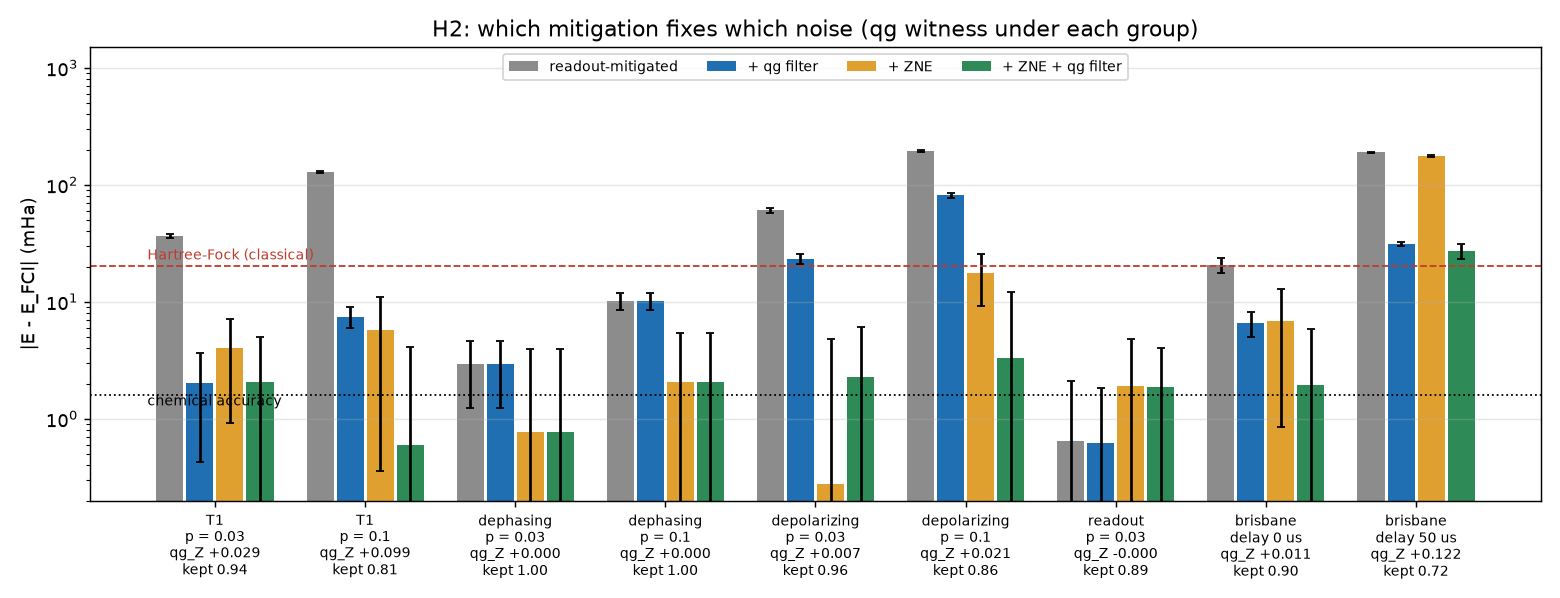

This chart was generated by the following Python code:
"""
Decoherence and error mitigation: which noise does the qg filter fix,
which does zero-noise extrapolation (ZNE) fix, and can the qg witness
tell us in advance which one to use?

Same problem as examples/chemistry_qg_symmetry_witness.py: the exact H2
VQE state (4 qubits, 2 electrons, Jordan-Wigner) whose ideal register
mean qg_Z is known, 1 - 2N/n = 0. Energy error vs FCI in mHa.

Mitigation methods (all on top of standard readout-error mitigation):

  raw        readout-mitigated energy, nothing else
  qg filter  keep Z-basis shots whose register qg_Z = 1 - 2N/n
  ZNE        fold every CX into CX^(2k+1) (noise scale 1, 3, 5) and
             Richardson-extrapolate to zero noise
  ZNE + qg   filter at every scale, then extrapolate

Witnesses read from the same Z-basis shots, before any mitigation:
mean qg_Z (ideal 0) and the kept fraction (ideal 1).

Findings (20,000 shots per circuit; mean error ± std over 10 simulator
seeds, mHa; Hartree-Fock is 20.3 mHa, chemical accuracy 1.6 mHa). The
controlled models put the noise on every CX (so folding scales it
exactly) or on readout only.

    noise              qg_Z   kept |  raw   | qg filter | ZNE        | ZNE + qg
    T1 p=0.03         +0.029  0.94 |  36.6  |  2.0±1.6  | -4.0±3.1   | -2.0±2.9
    T1 p=0.10         +0.099  0.81 | 128.9  |  7.4±1.5  | -5.7±5.3   | -0.6±3.5
    dephasing p=0.03  +0.000  1.00 |   2.9  |  2.9±1.7  | -0.8±3.2   | -0.8±3.2
    dephasing p=0.10  +0.000  1.00 |  10.2  | 10.2±1.7  |  2.1±3.3   |  2.1±3.3
    depolariz. p=0.03 +0.007  0.96 |  60.8  | 23.2±2.3  |  0.3±4.5   | -2.3±3.8
    depolariz. p=0.10 +0.021  0.86 | 193.5  | 81.3±3.8  | 17.5±8.2   | -3.3±8.8
    readout p=0.03    -0.000  0.89 |  -0.6  | -0.6±1.2  | -1.9±2.9   | -1.9±2.1
    brisbane, 0 us    +0.011  0.90 |  20.6  |  6.5±1.6  |  6.8±5.9   |  2.0±3.9
    brisbane, 50 us   +0.122  0.72 | 189.3  | 31.1±1.3  | 176.6±4.1  | 27.2±4.1

  * The witness says in advance whether the filter will help. Under
    dephasing mean qg_Z stays at its ideal 0 and every shot is kept, and
    the filter changes nothing; dephasing preserves the electron number,
    so only ZNE helps (10.2 -> 2.1). Under T1, mean qg_Z rises by about
    p and the filter removes 94-95% of the error for free (no extra
    circuits, lower spread than ZNE).
  * The two methods are complementary. ZNE over-shoots on T1 (-4 to -6
    mHa: amplitude damping is not linear in the fold count) and doubles
    or triples the spread; the filter cannot touch number-preserving
    errors. Under strong depolarizing noise ZNE + qg is the only method
    within a few mHa (193 -> 3.3, vs 17.5 for ZNE alone).
  * Idle decoherence (a 50 us delay before measurement on fake_brisbane)
    is invisible to ZNE, because gate folding does not scale it (189 ->
    177), while mean qg_Z flags it (+0.122) and the filter removes 84% of
    the error (-> 31). No method reaches chemical accuracy there.
  * On the realistic fake_brisbane model without delay, ZNE + qg gives
    2.0 ± 3.9 mHa, 10x better than raw and better than Hartree-Fock, at 3x
    the circuits of the filter alone (6.5 ± 1.6).
  * Symmetric readout errors lower the kept fraction (0.89) without
    moving mean qg_Z; standard readout mitigation already removes them.

Decision rule from the witness: if mean qg_Z moves away from 1 - 2N/n
or the kept fraction drops, apply the qg filter (free); if the residual
is still large and the kept fraction is ~1, the remaining noise
preserves the symmetry and needs ZNE. Classically, FCI is exact at this
size: this ranks mitigation strategies for a quantum computation, it is
not a quantum advantage.
"""

import os
import sys

import numpy as np
from qiskit import QuantumCircuit, transpile

sys.path.insert(0, os.path.dirname(os.path.abspath(__file__)))

from chemistry_qg_symmetry_witness import (  # noqa: E402
    FCI_ENERGY,
    HF_ENERGY,
    N_ELECTRONS,
    N_QUBITS,
    XY_TERMS,
    _WEIGHT,
    _calibration_circuits,
    _energy,
    _measure_circuit,
    _probs,
    _readout_inverse,
    _TERMS,
    optimal_angle,
    qg_filter,
)

SCALES = (1, 3, 5)
RICHARDSON = np.array([15.0, -10.0, 3.0]) / 8.0  # zero-noise weights for scales 1, 3, 5


def fold_cx(qc: QuantumCircuit, scale: int) -> QuantumCircuit:
    """Replace every CX by CX^scale (scale odd): same unitary, `scale`
    times the CX noise."""
    if scale < 1 or scale % 2 == 0:
        raise ValueError("scale must be a positive odd integer.")
    out = qc.copy_empty_like()
    for inst in qc.data:
        reps = scale if inst.operation.name == "cx" else 1
        for _ in range(reps):
            out.append(inst.operation, inst.qubits, inst.clbits)
    return out


def controlled_noise_model(kind: str, p: float):
    """Noise on CX only (so folding scales it exactly), or on readout only."""
    from qiskit_aer.noise import (NoiseModel, ReadoutError, amplitude_damping_error,
                                  depolarizing_error, phase_damping_error)

    nm = NoiseModel()
    if kind == "T1":
        nm.add_all_qubit_quantum_error(amplitude_damping_error(p).tensor(amplitude_damping_error(p)), ["cx"])
    elif kind == "dephasing":
        nm.add_all_qubit_quantum_error(phase_damping_error(p).tensor(phase_damping_error(p)), ["cx"])
    elif kind == "depolarizing":
        nm.add_all_qubit_quantum_error(depolarizing_error(p, 2), ["cx"])
    elif kind == "readout":
        nm.add_all_qubit_readout_error(ReadoutError([[1 - p, p], [p, 1 - p]]))
    else:
        raise ValueError(kind)
    return nm


def _circuits(t, delay_us):
    return [_measure_circuit(t, "ZZZZ", delay_us)] + [_measure_circuit(t, l, delay_us) for l in XY_TERMS]


def _run(circuits, shots, seed, noise_model=None, backend=None, layout=None):
    from qiskit_aer import AerSimulator

    if backend is None:
        sim = AerSimulator(noise_model=noise_model)
        tc = circuits
    else:
        sim = AerSimulator.from_backend(backend)
        tc = transpile(circuits, backend=backend, initial_layout=layout, optimization_level=0,
                       seed_transpiler=1, scheduling_method="alap")
    res = sim.run(tc, shots=shots, seed_simulator=seed).result()
    return [_probs(res.get_counts(i), shots) for i in range(len(tc))]


def mitigated_energies(noise=("T1", 0.05), delay_us=0.0, shots=20000, seed=11, backend=None, layout=None):
    """Energies (Hartree) for every method, plus the witnesses.

    noise: (kind, p) for a controlled model, or "brisbane" for the
    calibration-based fake_brisbane model (then delay_us adds idle T1)."""
    if noise == "brisbane":
        if backend is None:
            from qiskit_ibm_runtime.fake_provider import FakeBrisbane

            backend = FakeBrisbane()
        if layout is None:
            from nisq_hardware_validation import choose_layout

            layout = choose_layout(backend, N_QUBITS)
        nm = None
    else:
        nm, backend = controlled_noise_model(*noise), None
    t = optimal_angle()
    base = _circuits(t, delay_us)
    batch = [fold_cx(c, s) for s in SCALES for c in base] + _calibration_circuits()
    P = _run(batch, shots, seed, nm, backend, layout)
    inv = _readout_inverse(P[-2], P[-1])
    k = len(base)
    e_raw, e_qg = [], []
    for i in range(len(SCALES)):
        block = [inv @ p for p in P[i * k:(i + 1) * k]]
        p_z, p_xy = block[0], dict(zip(XY_TERMS, block[1:]))
        e_raw.append(_energy(p_z, p_xy, _TERMS))
        e_qg.append(_energy(qg_filter(p_z), p_xy, _TERMS))
    p_z_unmitigated = P[0]
    return {
        "mean_qg_z": float(np.sum(p_z_unmitigated * (1 - 2 * _WEIGHT / N_QUBITS))),
        "kept_fraction": float(np.sum(p_z_unmitigated * (_WEIGHT == N_ELECTRONS))),
        "raw": e_raw[0],
        "qg_filter": e_qg[0],
        "zne": float(RICHARDSON @ np.array(e_raw)),
        "zne_qg": float(RICHARDSON @ np.array(e_qg)),
    }


METHODS = ("raw", "qg_filter", "zne", "zne_qg")


def error_table(noise, delay_us=0.0, seeds=range(11, 21), shots=20000):
    """Mean |error| and std over seeds (mHa) per method, and witnesses."""
    runs = [mitigated_energies(noise, delay_us, shots, s) for s in seeds]
    out = {m: (1e3 * (float(np.mean([r[m] for r in runs])) - FCI_ENERGY),
               1e3 * float(np.std([r[m] for r in runs]))) for m in METHODS}
    out["mean_qg_z"] = float(np.mean([r["mean_qg_z"] for r in runs]))
    out["kept_fraction"] = float(np.mean([r["kept_fraction"] for r in runs]))
    return out


CASES = [
    (("T1", 0.03), 0.0), (("T1", 0.10), 0.0),
    (("dephasing", 0.03), 0.0), (("dephasing", 0.10), 0.0),
    (("depolarizing", 0.03), 0.0), (("depolarizing", 0.10), 0.0),
    (("readout", 0.03), 0.0),
    ("brisbane", 0.0), ("brisbane", 50.0),
]


def _label(noise, delay):
    return f"fake_brisbane, delay {delay:.0f} us" if noise == "brisbane" else f"{noise[0]} p={noise[1]}"


def make_figure(rows, path):
    import matplotlib

    matplotlib.use("Agg")
    import matplotlib.pyplot as plt

    colors = {"raw": "#8c8c8c", "qg_filter": "#1f6fb2", "zne": "#e0a030", "zne_qg": "#2e8b57"}
    names = {"raw": "readout-mitigated", "qg_filter": "+ qg filter", "zne": "+ ZNE", "zne_qg": "+ ZNE + qg filter"}
    fig, ax = plt.subplots(figsize=(12, 4.6))
    x = np.arange(len(rows))
    for j, m in enumerate(METHODS):
        vals = [max(abs(r[m][0]), 0.05) for _, r in rows]
        errs = [r[m][1] for _, r in rows]
        ax.bar(x + (j - 1.5) * 0.2, vals, 0.18, yerr=errs, color=colors[m], label=names[m], capsize=2)
    ax.axhline(1.6, color="k", ls=":", lw=1)
    ax.text(-0.45, 1.3, "chemical accuracy", ha="left", fontsize=8)
    ax.axhline(1e3 * (HF_ENERGY - FCI_ENERGY), color="#c0392b", ls="--", lw=1)
    ax.text(-0.45, 23, "Hartree-Fock (classical)", ha="left", fontsize=8, color="#c0392b")
    ax.set_yscale("log")
    ax.set_ylim(0.2, 1500)
    ax.set_xticks(x)
    ax.set_xticklabels([f"{lab}\nqg_Z {r['mean_qg_z']:+.3f}\nkept {r['kept_fraction']:.2f}" for lab, r in rows],
                       fontsize=7.5)
    ax.set_ylabel("|E - E_FCI| (mHa)")
    ax.set_title("H2: which mitigation fixes which noise (qg witness under each group)")
    ax.legend(fontsize=8, ncol=4, loc="upper center")
    ax.grid(axis="y", alpha=0.3)
    fig.tight_layout()
    fig.savefig(path, dpi=130)


if __name__ == "__main__":
    print(f"Hartree-Fock error {1e3 * (HF_ENERGY - FCI_ENERGY):.1f} mHa; chemical accuracy 1.6 mHa")
    print(f"{'noise':30s} {'qg_Z':>6} {'kept':>5} | " + " | ".join(f"{m:>13s}" for m in METHODS))
    rows = []
    for noise, delay in CASES:
        r = error_table(noise, delay)
        short = f"brisbane\ndelay {delay:.0f} us" if noise == "brisbane" else f"{noise[0]}\np = {noise[1]}"
        rows.append((short, r))
        print(f"{_label(noise, delay):30s} {r['mean_qg_z']:+6.3f} {r['kept_fraction']:5.2f} | "
              + " | ".join(f"{r[m][0]:6.1f} ±{r[m][1]:4.1f}" for m in METHODS))
    if "--figure" in sys.argv:
        make_figure(rows, __file__.replace(".py", ".png"))
